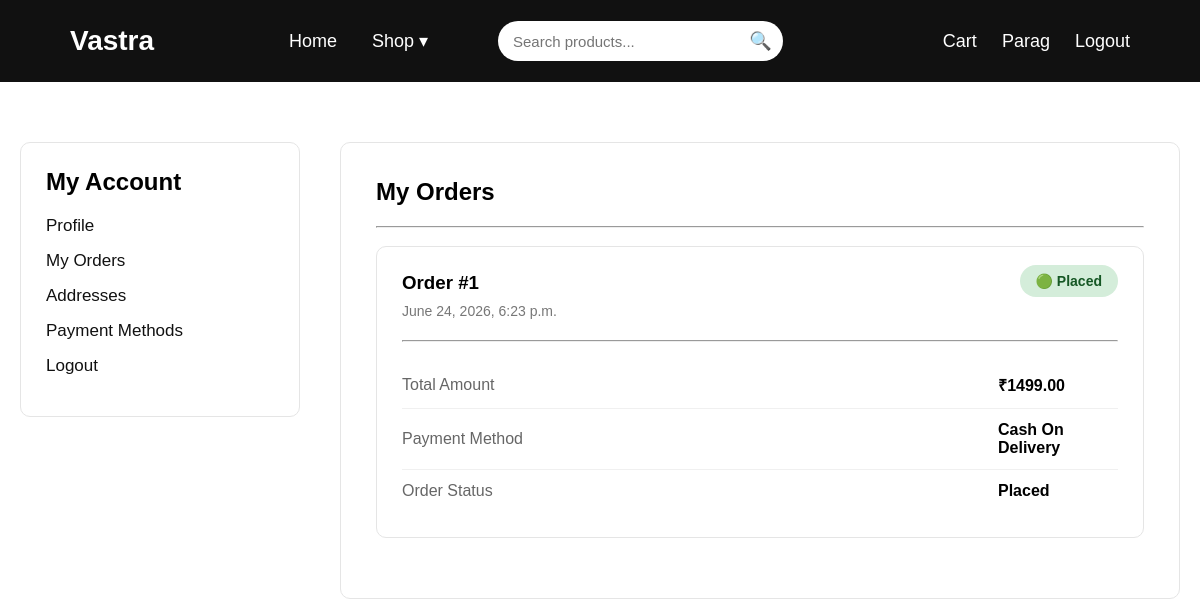
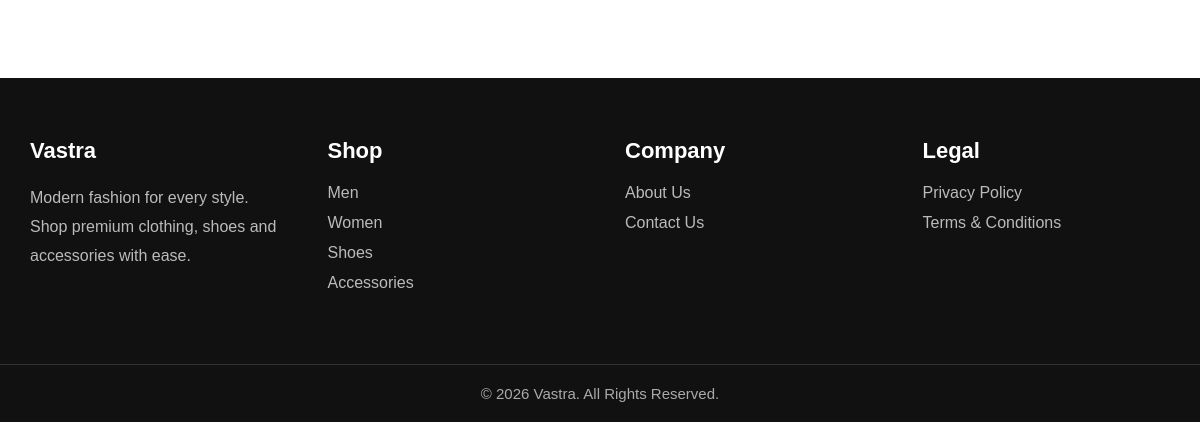
The app's page /accounts/orders/ (signed in), older data (2 pictures, top to bottom).
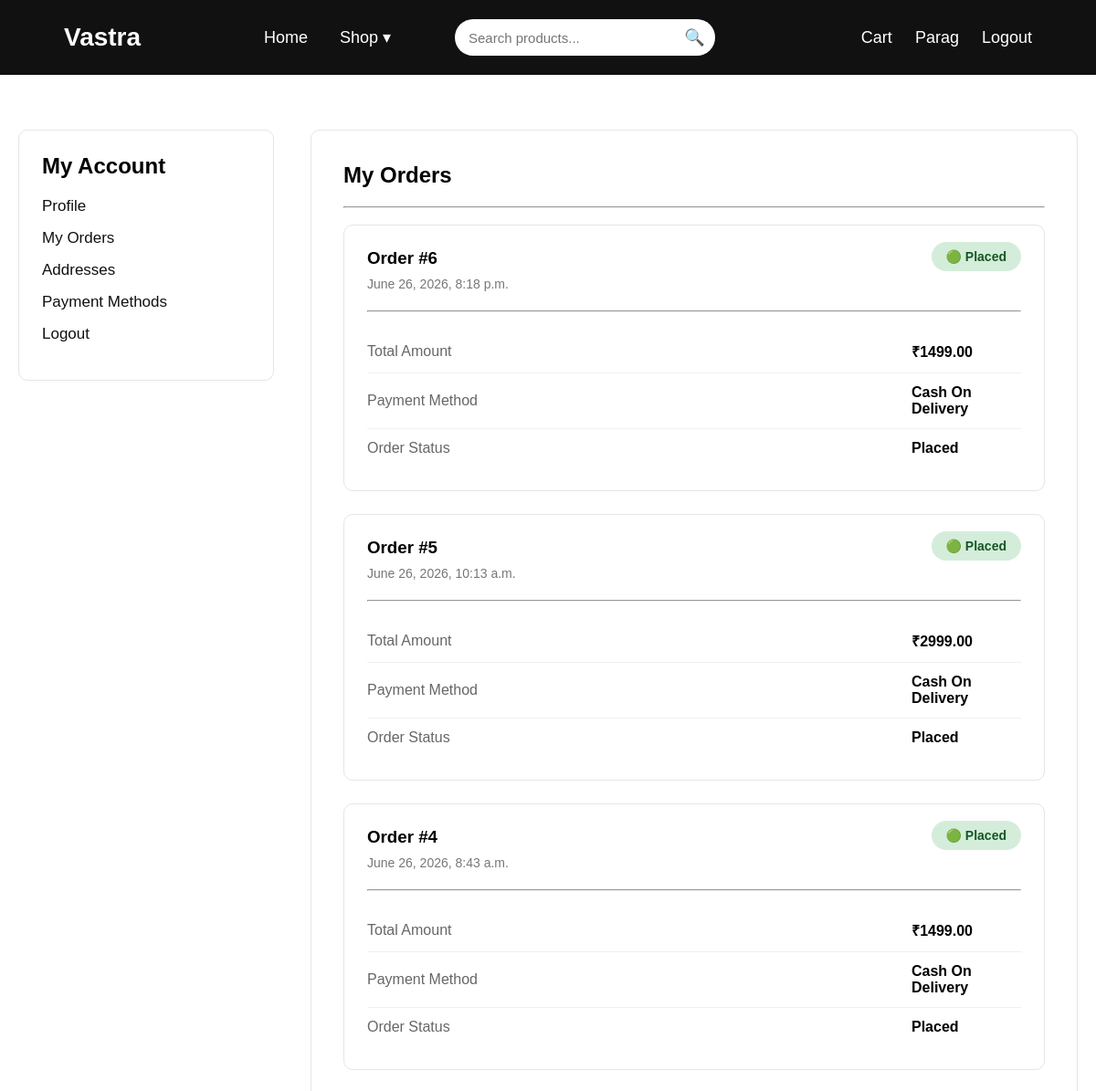
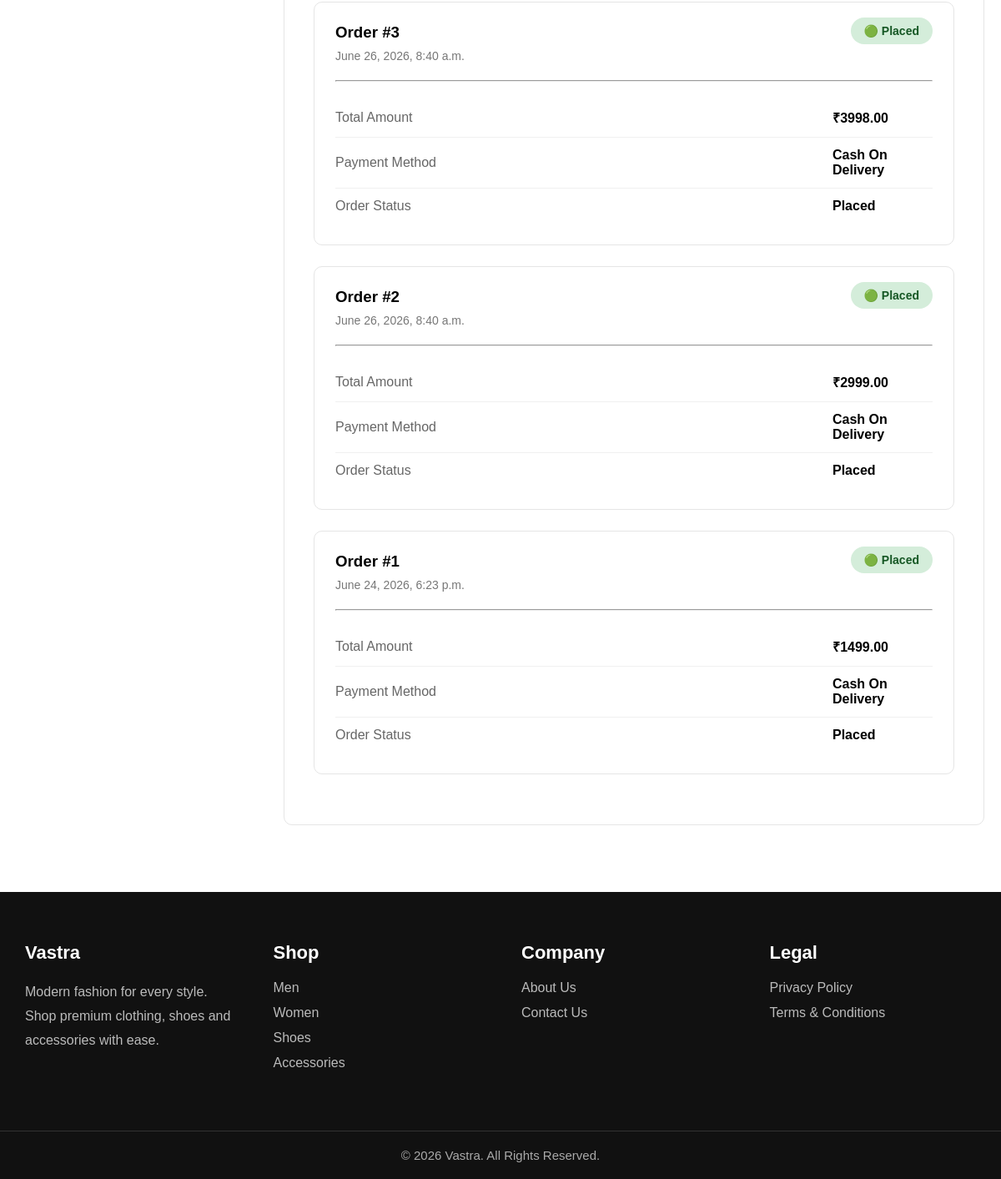
The same page, newer data (2 pictures, top to bottom).
### checkout/models.py (models this page shows, shortened)
class Order(models.Model):
    PAYMENT_METHODS = (
        ('COD', 'Cash On Delivery'),
        ('RAZORPAY', 'Razorpay'),
    )
    PAYMENT_STATUS = (
        ('Pending', 'Pending'),
        ('Paid', 'Paid'),
        ('Failed', 'Failed'),
    )
    ORDER_STATUS = (
        ('Placed', 'Placed'),
        ('Processing', 'Processing'),
        ('Shipped', 'Shipped'),
        ('Out for Delivery', 'Out for Delivery'),
        ('Delivered', 'Delivered'),
        ('Cancelled', 'Cancelled'),
    )
    user = models.ForeignKey(
        User,
        on_delete=models.CASCADE
    )
    total_amount = models.DecimalField(
        max_digits=10,
        decimal_places=2
    )
    payment_method = models.CharField(
        max_length=20,
        choices=PAYMENT_METHODS,
        default='COD'
    )
    payment_status = models.CharField(
        max_length=20,
        choices=PAYMENT_STATUS,
        default='Pending'
    )
    razorpay_order_id = models.CharField(
        max_length=200,
        blank=True,
        null=True
    )
    razorpay_payment_id = models.CharField(
        max_length=200,
        blank=True,
        null=True
    )
    razorpay_signature = models.CharField(
        max_length=500,
        blank=True,
        null=True
    )
    transaction_id = models.CharField(
        max_length=200,
        blank=True,
        null=True
    )
    created_at = models.DateTimeField(
        auto_now_add=True
    )
    status = models.CharField(
        max_length=30,
        choices=ORDER_STATUS,
        default='Placed'
    )

### accounts/views.py (the view)
@login_required
def my_orders(request):
    orders = Order.objects.filter(
        user=request.user
    ).order_by('-created_at')
    return render(
        request,
        'my_orders.html',
        {
            'orders': orders
        }
    )

### cart/context_processors.py (called while the page is built)
def cart_count(request):
    cart = request.session.get('cart', {})
    count = sum(cart.values())
    return {
        'cart_count': count
    }

### templates/my_orders.html (shortened to what this page needs)
{% extends 'base.html' %}
{% block content %}
<div class="profile-page">
    <div class="profile-sidebar">
        <h3>My Account</h3>
        <ul>
            <li>
                <a href="{% url 'profile' %}">
                    Profile
                </a>
            </li>
            <li>
                <a href="{% url 'my_orders' %}">
                    My Orders
                </a>
            </li>
            <li>
                <a href="{% url 'addresses' %}">
                    Addresses
                </a>
            </li>
            <li>
                <a href="{% url 'payment_methods' %}">
                    Payment Methods
                </a>
            </li>
            <li>
                <a href="{% url 'logout' %}">
                    Logout
                </a>
            </li>
        </ul>
    </div>
    <div class="profile-content">
        <h2>My Orders</h2>
        <hr><br>
        {% if orders %}
        {% for order in orders %}
        <div class="order-card">
            <div class="order-header">
                <div>
                    <h3>
                        Order #{{ order.id }}
                    </h3>
                    <small>
                        {{ order.created_at }}
                    </small>
                </div>
                <div>
                    {% if order.status == "Placed" %}
                    <span class="status-badge placed">
                        🟢 Placed
                    </span>
                    {% elif order.status == "Processing" %}
                    <span class="status-badge processing">
                        🟡 Processing
                    </span>
                    {% elif order.status == "Shipped" %}
                    <span class="status-badge shipped">
                        🔵 Shipped
                    </span>
                    {% elif order.status == "Delivered" %}
                    <span class="status-badge delivered">
                        🟣 Delivered
                    </span>
                    {% else %}
                    <span class="status-badge cancelled">
                        🔴 Cancelled
                    </span>
                    {% endif %}
                </div>
            </div>
            <hr>
            <div class="order-details">
                <div class="order-row">
                    <span>Total Amount</span>
                    <strong>
                        ₹{{ order.total_amount }}
                    </strong>
                </div>
                <div class="order-row">
                    <span>Payment Method</span>
                    <strong>
                        Cash On Delivery
                    </strong>
                </div>
                <div class="order-row">
                    <span>Order Status</span>
                    <strong>
                        {{ order.status }}
                    </strong>
                </div>
            </div>
        </div>
        {% endfor %}
        {% endif %}
    </div>
</div>
{% endblock %}

### templates/base.html (shortened to what this page needs)
{% load static %}
<!DOCTYPE html>
<html lang="en">
<head>
    <link rel="stylesheet" href="{% static 'css/style.css' %}">
</head>
<body>
    <nav class="navbar">
        <a href="{% url 'home' %}" class="logo">
            Vastra
        </a>
        <div class="nav-center">
            <ul class="nav-links">
                <li>
                    <a href="{% url 'home' %}">
                        Home
                    </a>
                </li>
                <li class="dropdown">
                    <a href="#">
                        Shop ▾
                    </a>
                </li>
            </ul>
            <form action="{% url 'search' %}" method="GET" class="search-form">
                <input type="text" name="q" placeholder="Search products..." required>
                <button type="submit">
                    🔍
                </button>
            </form>
        </div>
        <ul class="nav-right">
            <li>
                <a href="{% url 'cart' %}">
                    Cart
                </a>
            </li>
            {% if user.is_authenticated %}
            <li>
                <a href="{% url 'profile' %}">
                    {{ user.username }}
                </a>
            </li>
            <li>
                <a href="{% url 'logout' %}">
                    Logout
                </a>
            </li>
            {% else %}
            <li>
                <a href="{% url 'login' %}">
                    Login
                </a>
            </li>
            {% endif %}
        </ul>
    </nav>
    {% block content %}
    {% endblock %}
    <footer class="footer">
        <div class="footer-container">
            <div class="footer-column">
                <h3>Vastra</h3>
                <p>
                    Modern fashion for every style.
                    Shop premium clothing, shoes and accessories with ease.
                </p>
            </div>
            <div class="footer-column">
                <h3>Shop</h3>
                <a href="{% url 'men' %}">Men</a>
                <a href="{% url 'women' %}">Women</a>
                <a href="{% url 'shoes' %}">Shoes</a>
                <a href="{% url 'accessories' %}">Accessories</a>
            </div>
            <div class="footer-column">
                <h3>Company</h3>
                <a href="{% url 'about' %}">
                    About Us
                </a>
                <a href="{% url 'contact' %}">
                    Contact Us
                </a>
            </div>
            <div class="footer-column">
                <h3>Legal</h3>
                <a href="{% url 'privacy_policy' %}">
                    Privacy Policy
                </a>
                <a href="{% url 'terms_conditions' %}">
                    Terms & Conditions
                </a>
            </div>
        </div>
        <div class="footer-bottom">
            © 2026 Vastra. All Rights Reserved.
        </div>
    </footer>
</body>
</html>

### static/css/style.css (style rules this page uses)
* { margin: 0; padding: 0; box-sizing: border-box; }
body { font-family: Arial, Helvetica, sans-serif; }
.navbar { background:#111; display:flex; align-items:center; justify-content:space-between; padding:18px 70px; }
.logo { color:#fff; text-decoration:none; font-size:28px; font-weight:700; }
.nav-center { display:flex; align-items:center; gap:35px; }
.nav-links, .nav-right { display:flex; align-items:center; gap:25px; list-style:none; margin:0; padding:0; }
.nav-links a, .nav-right a { color:#fff; text-decoration:none; font-size:18px; transition:.3s; }
.dropdown { position:relative; }
.dropdown > a { display:block; padding:12px 10px; }
.profile-page { max-width:1200px; margin:60px auto; padding:0 20px; display:grid; grid-template-columns:280px 1fr; gap:40px; }
.profile-sidebar { background:#fff; border:1px solid #e5e5e5; border-radius:10px; padding:25px; height:fit-content; }
.profile-sidebar h3 { margin-bottom:20px; font-size:24px; }
.profile-sidebar ul { list-style:none; }
.profile-sidebar li { margin-bottom:15px; }
.profile-sidebar a { text-decoration:none; color:#111; font-size:17px; }
.profile-content { background:#fff; border:1px solid #e5e5e5; border-radius:10px; padding:35px; }
.profile-content h2 { margin-bottom:20px; }
.profile-content strong { display:inline-block; width:120px; }
.order-card { border:1px solid #e5e5e5; border-radius:10px; padding:25px; margin-bottom:25px; background:#fff; }
.order-header { display:flex; justify-content:space-between; align-items:flex-start; margin-bottom:20px; }
.order-header h3 { margin-bottom:8px; }
.order-header small { color:#777; font-size:14px; }
.order-details { margin-top:20px; }
.order-row { display:flex; justify-content:space-between; align-items:center; padding:12px 0; border-bottom:1px solid #f0f0f0; }
.order-row:last-child { border-bottom:none; }
.order-row span { color:#666; }
.order-row strong { font-weight:600; }
.status-badge { padding:8px 16px; border-radius:20px; font-size:14px; font-weight:600; }
.placed { background:#d4edda; color:#155724; }
.footer { background:#111; color:#fff; margin-top:80px; }
.footer-container { max-width:1400px; margin:auto; padding:60px 30px; display:grid; grid-template-columns:repeat(4,1fr); gap:50px; }
.footer-column h3 { margin-bottom:20px; font-size:22px; }
.footer-column p { color:#bbb; line-height:1.8; font-size:16px; }
.footer-column a { display:block; margin-bottom:12px; color:#bbb; text-decoration:none; transition:0.3s; }
.footer-bottom { border-top:1px solid #333; text-align:center; padding:20px; color:#aaa; font-size:15px; }
.search-form { display:flex; align-items:center; margin:0 25px; }
.search-form input { width:240px; height:40px; padding:0 15px; border:none; outline:none; border-radius:25px 0 0 25px; font-size:15px; }
.search-form button { width:45px; height:40px; border:none; background:#fff; border-radius:0 25px 25px 0; cursor:pointer; font-size:18px; transition:.3s; }

Row changes from the older to the newer data that the page shows:
added Order: id "6", created_at "June 26, 2026, 8:18 p.m.", shows "🟢 Placed", total_amount "1499.00", status "Placed"
added Order: id "5", created_at "June 26, 2026, 10:13 a.m.", shows "🟢 Placed", total_amount "2999.00", status "Placed"
added Order: id "4", created_at "June 26, 2026, 8:43 a.m.", shows "🟢 Placed", total_amount "1499.00", status "Placed"
added Order: id "3", created_at "June 26, 2026, 8:40 a.m.", shows "🟢 Placed", total_amount "3998.00", status "Placed"
added Order: id "2", created_at "June 26, 2026, 8:40 a.m.", shows "🟢 Placed", total_amount "2999.00", status "Placed"
